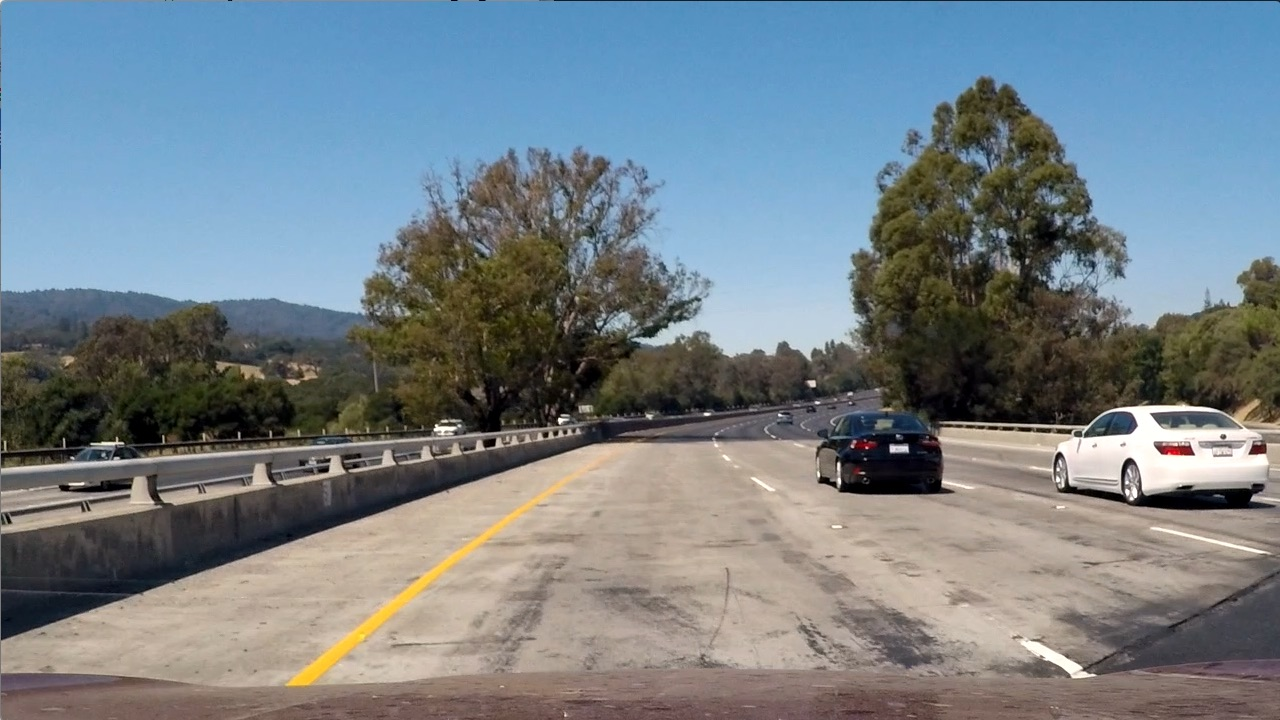
#> input picture CarND-Advanced-Lane-Lines-master/test_images/test1.jpg, 1280 x 720 px; the run also reads 1 picture not shown here
$ jupyter execute --allow-errors P3-Copy1.ipynb   (shell and % lines are left out)   (older library calls are emulated)
#> lines starting #> are read from the running program, lines starting #| are printed output that depends on the picture; after the words box and inside, x2 and y2 are one past the last pixel; in counts of white or black regions, pixels touching at a corner belong together
# Self-Driving Car Engineer Nanodegree

## Project: **Finding Lane Lines on the Road**
***
In this project, you will use the tools you learned about in the lesson to identify lane lines on the road.  You can develop your pipeline on a series of individual images, and later apply the result to a video stream (really just a series of images). Check out the video clip "raw-lines-example.mp4" (also contained in this repository) to see what the output should look like after using the helper functions below.

Once you have a result that looks roughly like "raw-lines-example.mp4", you'll need to get creative and try to average and/or extrapolate the line segments you've detected to map out the full extent of the lane lines.  You can see an example of the result you're going for in the video "P1_example.mp4".  Ultimately, you would like to draw just one line for the left side of the lane, and one for the right.

In addition to implementing code, there is a brief writeup to complete. The writeup should be completed in a separate file, which can be either a markdown file or a pdf document. There is a [write up template](https://github.com/udacity/CarND-LaneLines-P1/blob/master/writeup_template.md) that can be used to guide the writing process. Completing both the code in the Ipython notebook and the writeup template will cover all of the [rubric points](https://review.udacity.com/#!/rubrics/322/view) for this project.

---
Let's have a look at our first image called 'test_images/solidWhiteRight.jpg'.  Run the 2 cells below (hit Shift-Enter or the "play" button above) to display the image.

**Note: If, at any point, you encounter frozen display windows or other confounding issues, you can always start again with a clean slate by going to the "Kernel" menu above and selecting "Restart & Clear Output".**

---

## Import Packages

[cell 1]
#importing some useful packages
import matplotlib.pyplot as plt
import matplotlib.image as mpimg
import numpy as np
import cv2
import glob

## Read in an Image

[cell 2]
#reading in an image
image = mpimg.imread('CarND-Advanced-Lane-Lines-master/test_images/test1.jpg')
#> image is the input picture: shape (720, 1280, 3); mean R, G, B 117.5, 128.7, 135.5

#printing out some stats and plotting
print('This image is:', type(image), 'with dimensions:', image.shape)
#| This image is: <class 'numpy.ndarray'> with dimensions: (720, 1280, 3)
plt.imshow(image)

[cell 3]
#reading in an image
image2 = mpimg.imread('CarND-Advanced-Lane-Lines-master/camera_cal/calibration1.jpg')
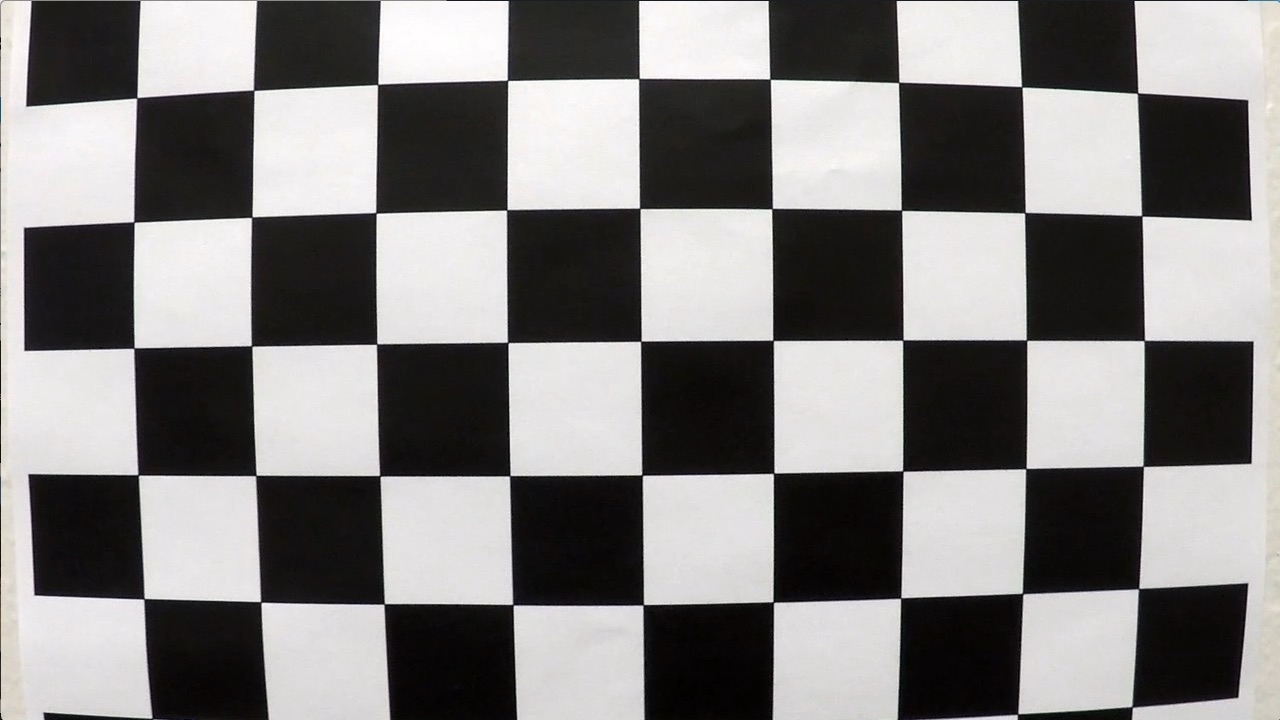
#> input picture CarND-Advanced-Lane-Lines-master/camera_cal/calibration1.jpg, 1280 x 720 px
#> image2 is the input picture: shape (720, 1280, 3); mean R, G, B 130.1, 128.4, 127.8

#printing out some stats and plotting
print('This image is:', type(image2), 'with dimensions:', image2.shape)
#| This image is: <class 'numpy.ndarray'> with dimensions: (720, 1280, 3)
plt.imshow(image2)

## Calibrate Cameras

[cell 4]
def find_corners(fname, nx, ny):
    # Make a list of calibration images
#> called with nx = 9, ny = 5
    img = cv2.imread(fname)

    # Convert to grayscale
    gray = cv2.cvtColor(img, cv2.COLOR_RGB2GRAY)

    # Find the chessboard corners
    ret, corners = cv2.findChessboardCorners(gray, (nx, ny), None)
#> ret = True; corners = 45 rows, first 8: [136.7, 98.03], [253.8, 90.31], [377.7, 84.53], [507.6, 80.32], [639, 78.58], [770, 79.13], [898.7, 82.42], [1021.8, 87.11]

    # If found, draw corners
    if ret == True:
        # Draw and display the corners
        cv2.drawChessboardCorners(img, (nx, ny), corners, ret)
#> img: shape (720, 1280, 3); mean B, G, R 126.6, 129.3, 130.4
    return ret, corners, img

nx = 9
ny = 5
fname = 'CarND-Advanced-Lane-Lines-master/camera_cal/calibration1.jpg'
ret, corners, img = find_corners(fname, nx, ny)
#> ret = True
plt.imshow(img)
print(type(corners),corners.shape)
#| <class 'numpy.ndarray'> (45, 1, 2)

[cell 5]
nx = 9
ny = 6
fname = 'CarND-Advanced-Lane-Lines-master/camera_cal/calibration20.jpg'
ret, corners, img = find_corners(fname, nx, ny)
#> call 2 of find_corners, with nx = 9, ny = 6
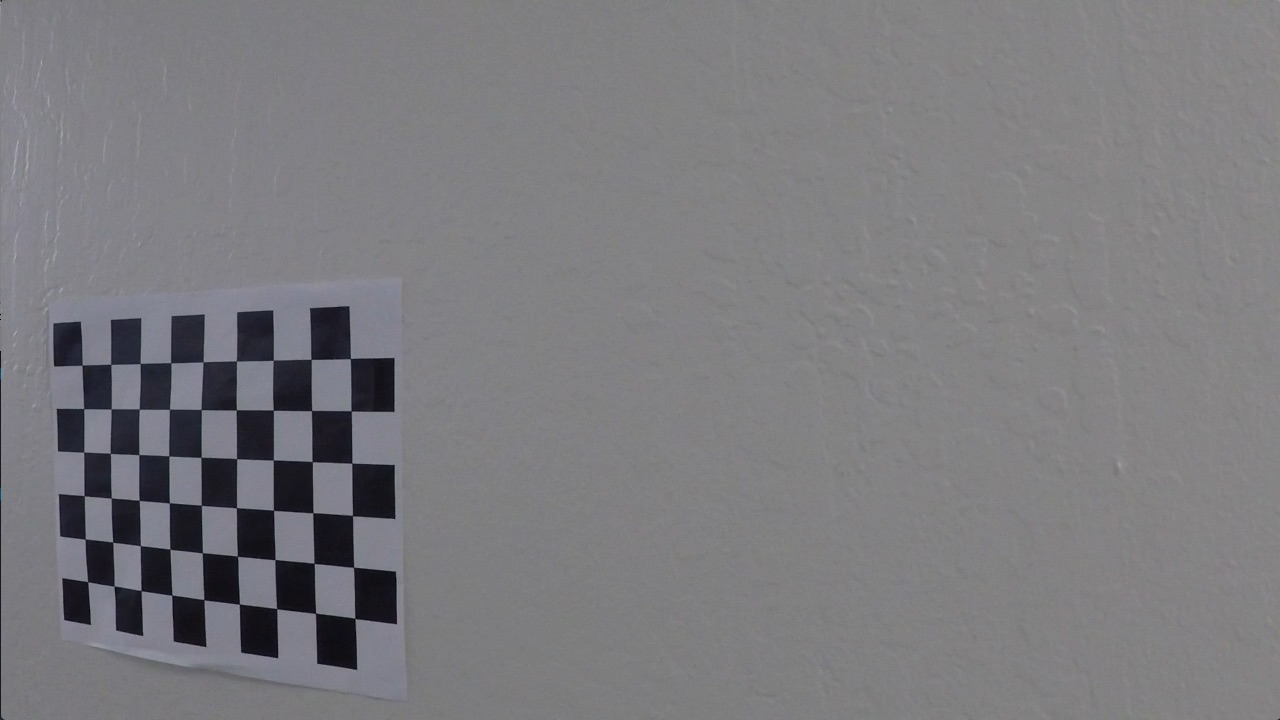
#> input picture CarND-Advanced-Lane-Lines-master/camera_cal/calibration20.jpg, 1280 x 720 px
#> in find_corners, img is the input picture: shape (720, 1280, 3); mean B, G, R 126.1, 122.8, 123.4
#> in find_corners (call 2), `ret, corners = cv2.findChessboardCorners(gray, (nx, ny), None)`: corners = 54 rows, first 8: [82.1, 365.1], [110.8, 364.5], [140.2, 363.5], [171, 362.8], [203.1, 361.8], [236.4, 360.9], [273.3, 360.2], [311.1, 359.3]
plt.imshow(img)
print(type(corners),corners.shape)
#| <class 'numpy.ndarray'> (54, 1, 2)

[cell 6]

def calibrate(nx, ny):
    # prepare object points, like (0,0,0), (1,0,0), (2,0,0) ....,(6,5,0)
#> called with nx = 9, ny = 6
    objp = np.zeros((ny*nx,3), np.float32)
    objp[:,:2] = np.mgrid[0:nx, 0:ny].T.reshape(-1,2)

    # Arrays to store object points and image points from all the images.
    objpoints = [] # 3d points in real world space
    imgpoints = [] # 2d points in image plane.

    # Make a list of calibration images
    images = glob.glob('./CarND-Advanced-Lane-Lines-master/camera_cal/cal*.jpg')
    # Step through the list and search for chessboard corners
    for idx, fname in enumerate(images):
        ret, corners, img = find_corners(fname, nx, ny)
#> ret = False

        # If found, add object points, image points
        if ret == True:
            objpoints.append(objp)
            imgpoints.append(corners)

            # Draw and display the corners
            #cv2.drawChessboardCorners(img, (nx,ny), corners, ret)
            #write_name = './CarND-Advanced-Lane-Lines-master/camera_cal/calibrated_images/corners_found'+str(idx)+'.jpg'
            #cv2.imwrite(write_name, img)

    img_size = (img.shape[1], img.shape[0])
#> img_size = (1280, 720)
    ret, mtx, dist, rvecs, tvecs = cv2.calibrateCamera(objpoints, imgpoints, img_size,None,None)

    #cv2.destroyAllWindows()
    return ret, mtx, dist, rvecs, tvecs


ret, mtx, dist, rvecs, tvecs = calibrate(nx, ny)

[cell 7]

#Test the results of the calibration
img_original = mpimg.imread('./CarND-Advanced-Lane-Lines-master/camera_cal/calibration2.jpg')
img_undistorted = cv2.undistort(img_original, mtx, dist, None, mtx)

# Visualize undistortion
f, (ax1, ax2) = plt.subplots(1, 2, figsize=(20,10))
ax1.imshow(img_original)
ax1.set_title('Original Image', fontsize=30)
ax2.imshow(img_undistorted)
ax2.set_title('Undistorted Image', fontsize=30)

[cell 8]
#Now to apply undistortion to actual road images
img_original = mpimg.imread('./CarND-Advanced-Lane-Lines-master/test_images/test6.jpg')
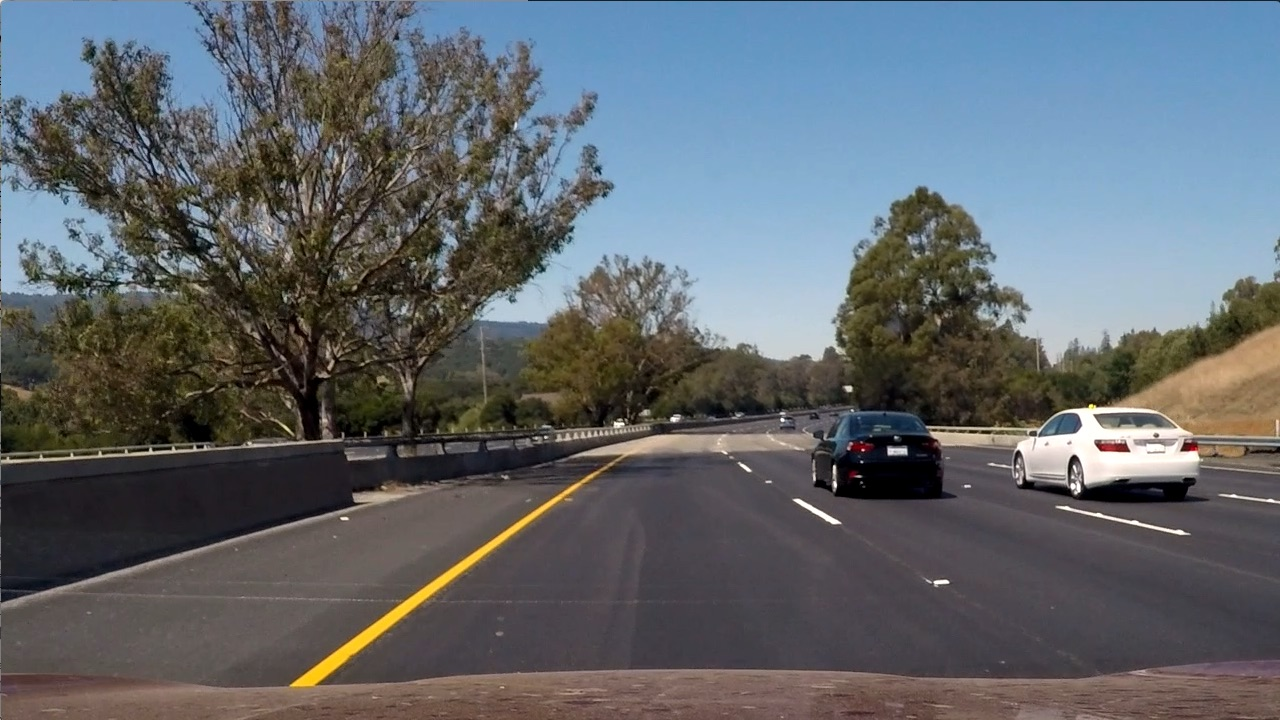
#> input picture CarND-Advanced-Lane-Lines-master/test_images/test6.jpg, 1280 x 720 px
#> img_original is the input picture: shape (720, 1280, 3); mean R, G, B 97, 102.6, 107.9
img_undistorted = cv2.undistort(img_original, mtx, dist, None, mtx)

# Visualize undistortion
f, (ax1, ax2) = plt.subplots(1, 2, figsize=(20,10))
ax1.imshow(img_original)
ax1.set_title('Original Image', fontsize=30)
ax2.imshow(img_undistorted)
ax2.set_title('Undistorted Image', fontsize=30)

[cell 9]
def binary_s_threshold(img, thresh):
#> called with thresh = (225, 255)
    hsv = cv2.cvtColor(img, cv2.COLOR_RGB2HSV)
#> hsv: shape (720, 1280, 3); mean H, S, V 77, 66.6, 116.6
    S = hsv[:,:,2]

    binary = np.zeros_like(S)
    binary[(S > thresh[0]) & (S <= thresh[1])] = 255
    return binary

s_binary = binary_s_threshold(img_undistorted, thresh = (225,255))
#> s_binary: shape (720, 1280); 1.1% white; 40 white regions (30 under 20 px), largest, box (x1, y1, x2, y2) and area: (1027, 407, 1232, 489) 6538, (270, 485, 578, 704) 3071, (1074, 512, 1218, 545) 304
plt.imshow(s_binary)

[cell 10]
def sobel_x(img, thresh):
#> called with thresh = (20, 100)
    gray = cv2.cvtColor(img, cv2.COLOR_RGB2GRAY)

    sobelx = cv2.Sobel(gray, cv2.CV_64F, 1, 0) # Take the derivative in x
    abs_sobelx = np.absolute(sobelx) # Absolute x derivative to accentuate lines away from horizontal
    scaled_sobel = np.uint8(255*abs_sobelx/np.max(abs_sobelx))

    # Threshold x gradient
    thresh_min = 60
    thresh_max = 100
    sxbinary = np.zeros_like(scaled_sobel)
    sxbinary[(scaled_sobel >= thresh[0]) & (scaled_sobel <= thresh[1])] = 255
    return sxbinary
sobel_binary = sobel_x(img_undistorted, thresh = (20,100))
#> sobel_binary: shape (720, 1280); 11.5% white in thin lines or dots
plt.imshow(sobel_binary)

[cell 11]
color_binary = np.dstack((np.zeros_like(sobel_binary), sobel_binary, s_binary))
print(np.count_nonzero(color_binary))
print(color_binary.shape)
#| (720, 1280, 3)
plt.imshow(color_binary)

[cell 12]
combined_binary = np.zeros_like(sobel_binary)
combined_binary[(s_binary == 255) | (sobel_binary == 255)] = 1
plt.imshow(combined_binary)

[cell 13]
def perspective_transform(undistorted_image):
    # For source points I'm grabbing the outer four detected corners
    src = np.float32([[200,700],[597,450],[686,450],[1110,700]])
    dst = np.float32([[380,700],[400,0],[900,0],[921,700]])
    # Given src and dst points, calculate the perspective transform matrix
    img_size = (undistorted_image.shape[1], undistorted_image.shape[0])
    M = cv2.getPerspectiveTransform(src, dst)
    # Warp the image using OpenCV warpPerspective()
    warped = cv2.warpPerspective(undistorted_image, M, img_size)

    # Return the resulting image and matrix
    return warped, M

warped, M = perspective_transform(combined_binary)
plt.imshow(warped)
#I'm not seeing much point in using the sobel at all??

[cell 14]
histogram = np.sum(warped[warped.shape[0]//2:,:], axis=0)
plt.plot(histogram)
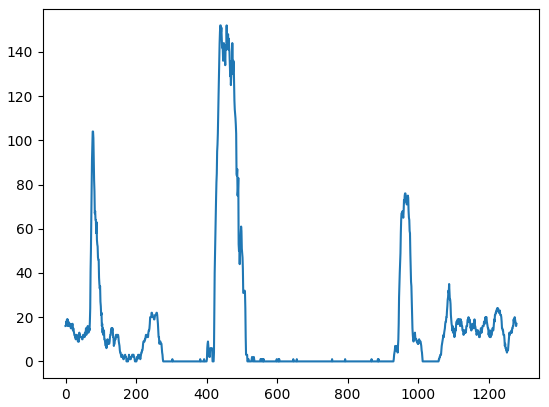
#> figure drawn by matplotlib, 1 panel; curve peaks at x = 439, y = 152

[cell 15]
def sliding_window_blind(binary_warped):
    # Assuming you have created a warped binary image called "binary_warped"
    # Take a histogram of the bottom half of the image
    histogram = np.sum(binary_warped[binary_warped.shape[0]//2:,:], axis=0)
    # Create an output image to draw on and  visualize the result
    out_img = np.dstack((binary_warped, binary_warped, binary_warped))*255
    # Find the peak of the left and right halves of the histogram
    # These will be the starting point for the left and right lines
    midpoint = np.int(histogram.shape[0]/2)
    leftx_base = np.argmax(histogram[:midpoint])
    rightx_base = np.argmax(histogram[midpoint:]) + midpoint

    # Choose the number of sliding windows
    nwindows = 9
    # Set height of windows
    window_height = np.int(binary_warped.shape[0]/nwindows)
    # Identify the x and y positions of all nonzero pixels in the image
    nonzero = binary_warped.nonzero()
    nonzeroy = np.array(nonzero[0])
    nonzerox = np.array(nonzero[1])
    # Current positions to be updated for each window
    leftx_current = leftx_base
    rightx_current = rightx_base
    # Set the width of the windows +/- margin
    margin = 100
    # Set minimum number of pixels found to recenter window
    minpix = 50
    # Create empty lists to receive left and right lane pixel indices
    left_lane_inds = []
    right_lane_inds = []

    # Step through the windows one by one
    for window in range(nwindows):
        # Identify window boundaries in x and y (and right and left)
        win_y_low = binary_warped.shape[0] - (window+1)*window_height
        win_y_high = binary_warped.shape[0] - window*window_height
        win_xleft_low = leftx_current - margin
        win_xleft_high = leftx_current + margin
        win_xright_low = rightx_current - margin
        win_xright_high = rightx_current + margin
        # Draw the windows on the visualization image
        cv2.rectangle(out_img,(win_xleft_low,win_y_low),(win_xleft_high,win_y_high),(0,255,0), 2)
        cv2.rectangle(out_img,(win_xright_low,win_y_low),(win_xright_high,win_y_high),(0,255,0), 2)
        # Identify the nonzero pixels in x and y within the window
        good_left_inds = ((nonzeroy >= win_y_low) & (nonzeroy < win_y_high) & (nonzerox >= win_xleft_low) & (nonzerox < win_xleft_high)).nonzero()[0]
        good_right_inds = ((nonzeroy >= win_y_low) & (nonzeroy < win_y_high) & (nonzerox >= win_xright_low) & (nonzerox < win_xright_high)).nonzero()[0]
        # Append these indices to the lists
        left_lane_inds.append(good_left_inds)
        right_lane_inds.append(good_right_inds)
        # If you found > minpix pixels, recenter next window on their mean position
        if len(good_left_inds) > minpix:
            leftx_current = np.int(np.mean(nonzerox[good_left_inds]))
        if len(good_right_inds) > minpix:
            rightx_current = np.int(np.mean(nonzerox[good_right_inds]))
#> (the rest of the program and of its run is left out)
